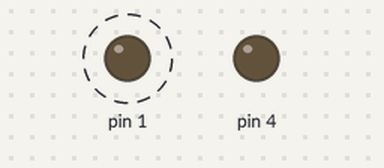
Recording of a sketch running on a simulated Arduino Uno, built with avr-gcc and run on an emulated ATmega328P. On the bench: output pins drawn as LEDs (lit = HIGH). Dashed ring = blinking.

Above: at 0.5 s.
At 3.5 s:
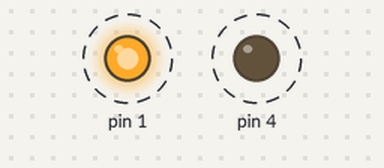
Timing chart, 0 to 4.6 s (numbered marks = the images above):
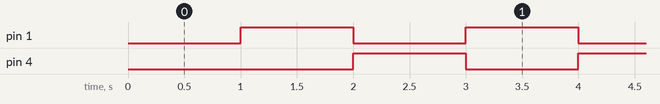

The sketch:

LED_Test.ino
```cpp
void setup() {
  pinMode(1, OUTPUT);
  pinMode(4, OUTPUT);

}

void loop() {
  delay(1000);
  digitalWrite(4, LOW);
digitalWrite(1, HIGH);
    delay(1000);
digitalWrite(1, LOW);
digitalWrite(4, HIGH);

}
```

Measured:
- by itself, pin 1, pin 4: alternates HIGH for 1.0 s and LOW for 1.0 s
